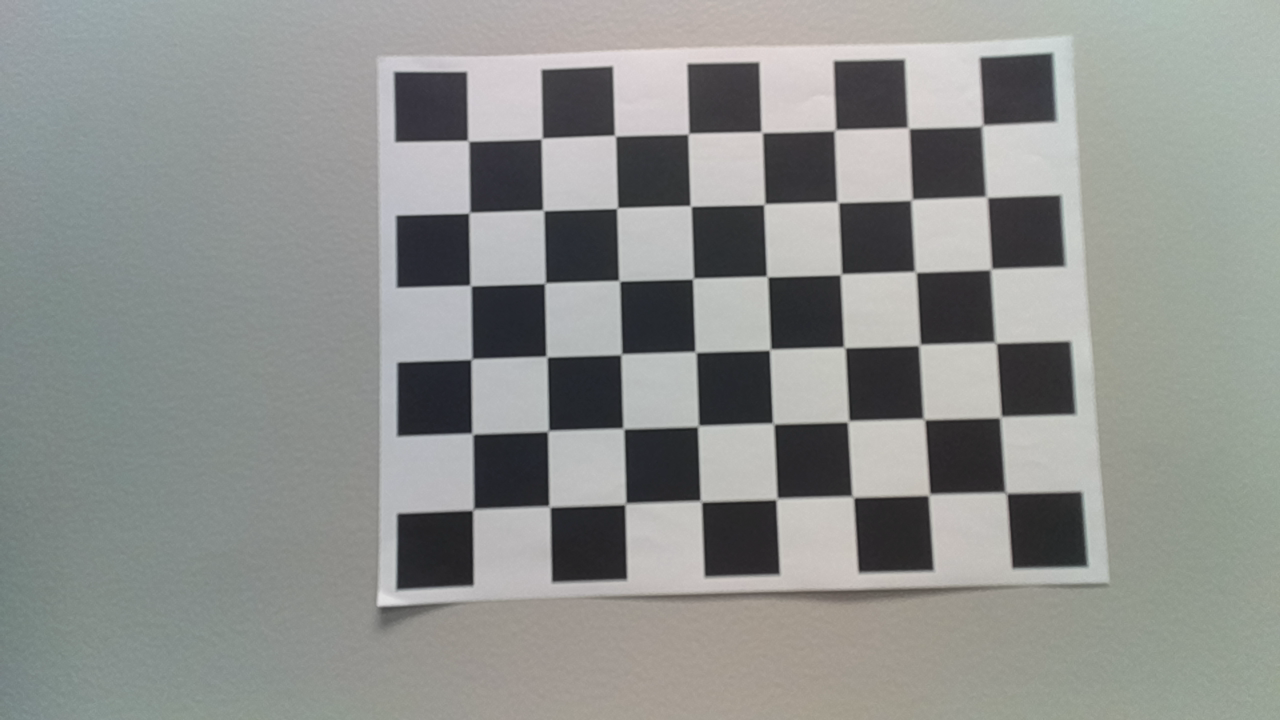
#> input picture images/opencv_frame_0.png, 1280 x 720 px; its folder holds only this picture in this run
$ jupyter execute --allow-errors camera_calibration.ipynb
#> lines starting #> are read from the running program, lines starting #| are printed output that depends on the picture; after the words box and inside, x2 and y2 are one past the last pixel; in counts of white or black regions, pixels touching at a corner belong together; long printed decimals are rounded
[cell 1]
import numpy as np
import cv2 as cv
import cv2
import glob
import depthai  # depthai - access the camera and its data packets
import blobconverter  # blobconverter - compile and download MyriadX neural network blobs
import pickle

#> (a cell that did not finish here is left out)

#> (a cell that did not finish here is left out)

[cell 4]
# termination criteria
criteria = (cv.TERM_CRITERIA_EPS + cv.TERM_CRITERIA_MAX_ITER, 30, 0.001)
# prepare object points, like (0,0,0), (1,0,0), (2,0,0) ....,(6,5,0)
objp = np.zeros((6*8,3), np.float32)
objp[:,:2] = np.mgrid[0:8,0:6].T.reshape(-1,2)
# Arrays to store object points and image points from all the images.
objectpoints = [] # 3d point in real world space
imagepoints = [] # 2d points in image plane.
images = glob.glob('images/*.png')
for fname in images:
    image = cv.imread(fname)
#> image is the input picture: shape (720, 1280, 3); mean B, G, R 141.8, 144.4, 142.1
    gray = cv.cvtColor(image, cv.COLOR_BGR2GRAY)
    # Find the chess board corners
    ret, corners = cv.findChessboardCorners(gray, (8,6), None)
#> ret = True; corners = 48 rows, first 8: [466.7, 139.9], [540.7, 139.4], [615.9, 136.9], [688.6, 133.6], [760.3, 130.9], [836.1, 129], [909.9, 128.9], [982, 125.5]
    # If found, add object points, image points (after refining them)
    if ret == True:
        objectpoints.append(objp)
        corners2 = cv.cornerSubPix(gray,corners, (11,11), (-1,-1), criteria)
#> corners2 = 48 rows, first 8: [468.1, 140.8], [541.6, 138.6], [615, 135.6], [688.3, 133.7], [761.7, 132.2], [834.9, 130.1], [908.4, 128], [982.4, 125.5]
        imagepoints.append(corners2)
        # Draw and display the corners
        cv.drawChessboardCorners(image, (8,6), corners2, ret)
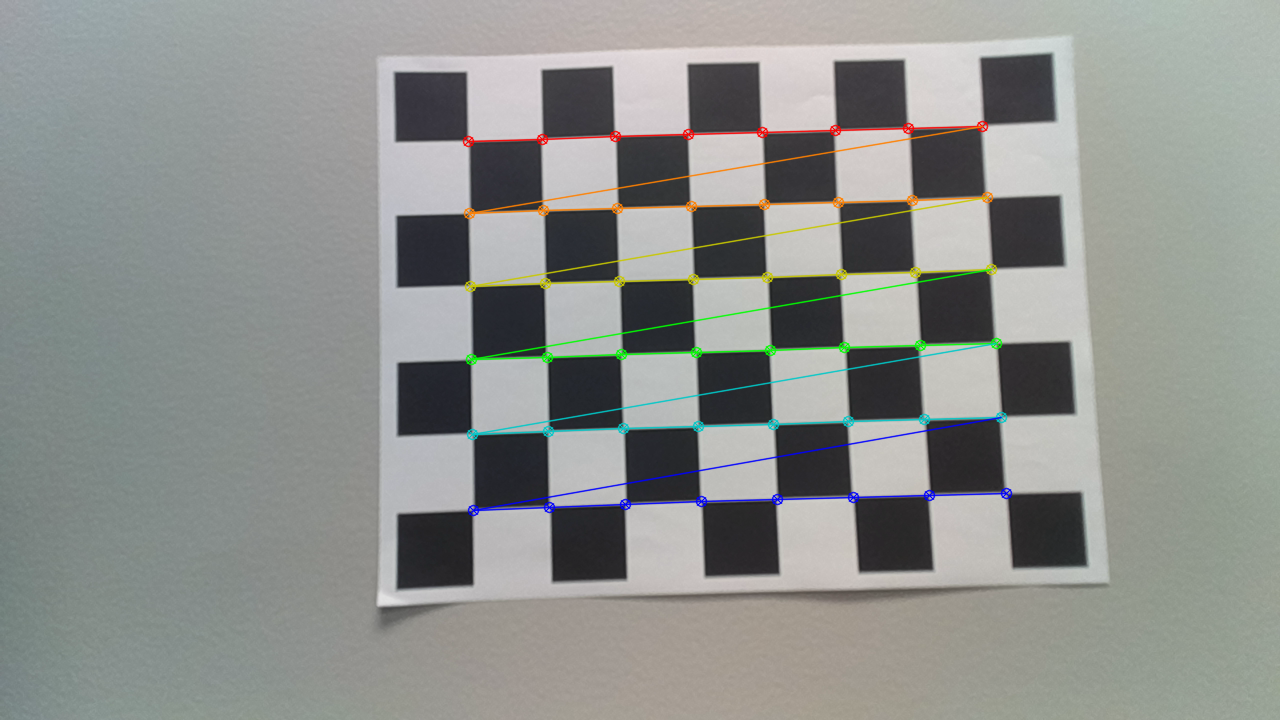
#> image: shape (720, 1280, 3); 2.29% of pixels changed, all inside (x1, y1, x2, y2) = (462, 120, 1013, 517)
        cv.imshow('img', image)
        cv.waitKey(500)
cv.destroyAllWindows()

[cell 5]
ret, intmat,dist,rovecs,trvecs = cv.calibrateCamera(objectpoints, imagepoints, gray.shape[::-1], None, None)
#> ret = 0.3; intmat = [[1688.6, 0, 724.7], [0, 1696.6, 407], [0, 0, 1]]; dist = [[0.447, -3.8, 0.0131, 0.0245, -6.86]]; rovecs = ([-0.148, -0.0577, -0.0354],); trvecs = ([-3.5, -3.61, 22.91],)
print(intmat)
#| [[1.68856529e+03 0.00000000e+00 7.24654634e+02]
#|  [0.00000000e+00 1.69655915e+03 4.07046030e+02]
#|  [0.00000000e+00 0.00000000e+00 1.00000000e+00]]

[cell 6]
calibration = {'ret': ret, 'intmat': intmat, 'dist': dist, 'rovecs': rovecs, 'trvecs': trvecs}
#> calibration = {'ret': 0.3, 'intmat': [[1688.6, 0, 724.7], [0, 1696.6, 407], [0, 0, 1]], 'dist': [[0.447, -3.8, 0.0131, 0.0245, -6.86]], 'rovecs': ([-0.148, -0.0577, -0.0354],), 'trvecs': ([-3.5, -3.61, 22.91],)}

with open('calibration.pkl', 'wb') as f:

    pickle.dump(calibration, f)


$ run again, on images/opencv_frame_12.png
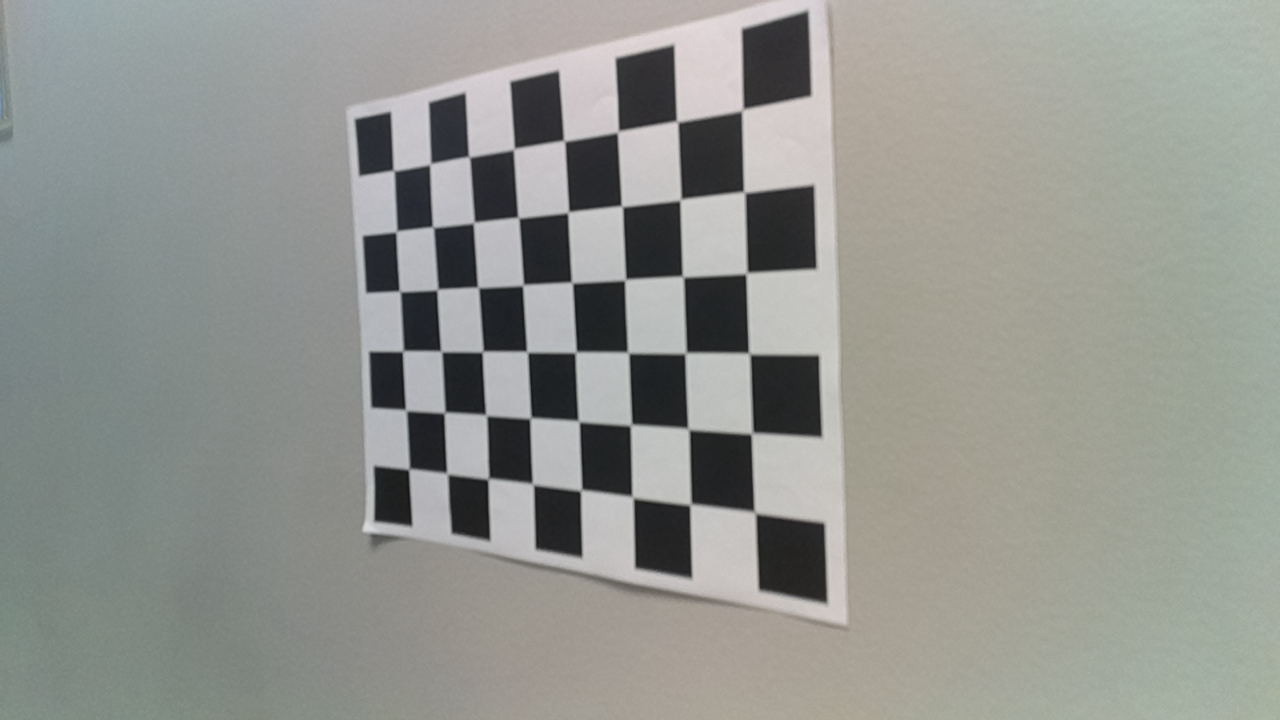
#> input picture images/opencv_frame_12.png, 1280 x 720 px
#> image is the input picture: shape (720, 1280, 3); mean B, G, R 143.5, 148.7, 146.5
#> `ret, corners = cv.findChessboardCorners(gray, (8,6), None)`: ret = True; corners = 48 rows, first 8: [392.6, 169.5], [430.4, 163.9], [469.1, 157], [513.8, 149], [564.2, 140.7], [618.2, 131.5], [677, 121.5], [742.6, 110]
#> corners2 = 48 rows, first 8: [393.5, 170.5], [430.1, 164.1], [469.1, 156.8], [513.7, 149.1], [564.1, 140.7], [617.8, 131.7], [677.2, 121.5], [742.4, 109.9]
#> `cv.drawChessboardCorners(image, (8,6), corners2, ret)`:
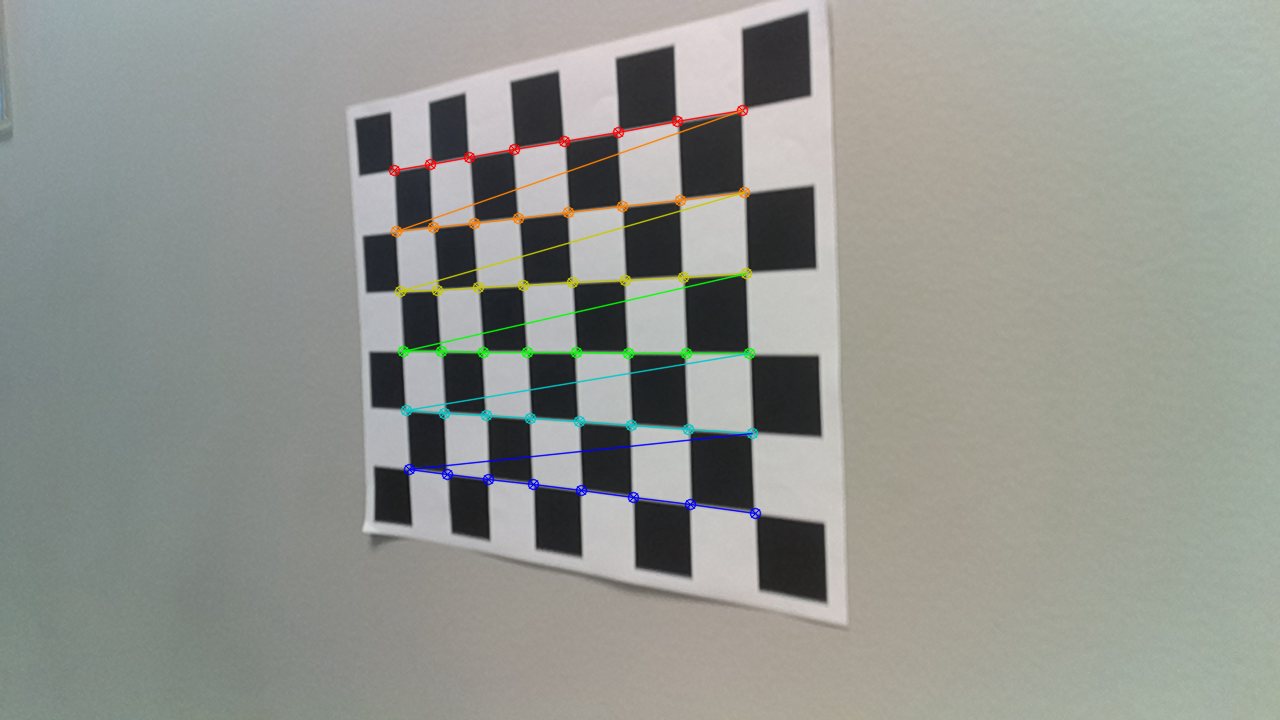
#> image: shape (720, 1280, 3); 1.66% of pixels changed, all inside (x1, y1, x2, y2) = (388, 104, 762, 520)
#> `ret, intmat,dist,rovecs,trvecs = cv.calibrateCamera(objectpoints, imag..`: ret = 0.717; intmat = [[739.5, 0, 740.4], [0, 773.4, 346.7], [0, 0, 1]]; dist = [[0.0238, 0.744, 0.00846, 0.00608, -2.48]]; rovecs = ([0.082, 0.52, -0.0155],); trvecs = ([-6.07, -2.94, 12.9],)
#| [[739.485   0.         740.384]
#|  [  0.         773.407 346.671]
#|  [  0.           0.           1.        ]]
#> calibration = {'ret': 0.717, 'intmat': [[739.5, 0, 740.4], [0, 773.4, 346.7], [0, 0, 1]], 'dist': [[0.0238, 0.744, 0.00846, 0.00608, -2.48]], 'rovecs': ([0.082, 0.52, -0.0155],), 'trvecs': ([-6.07, -2.94, 12.9],)}

$ run again, on images/opencv_frame_13.png
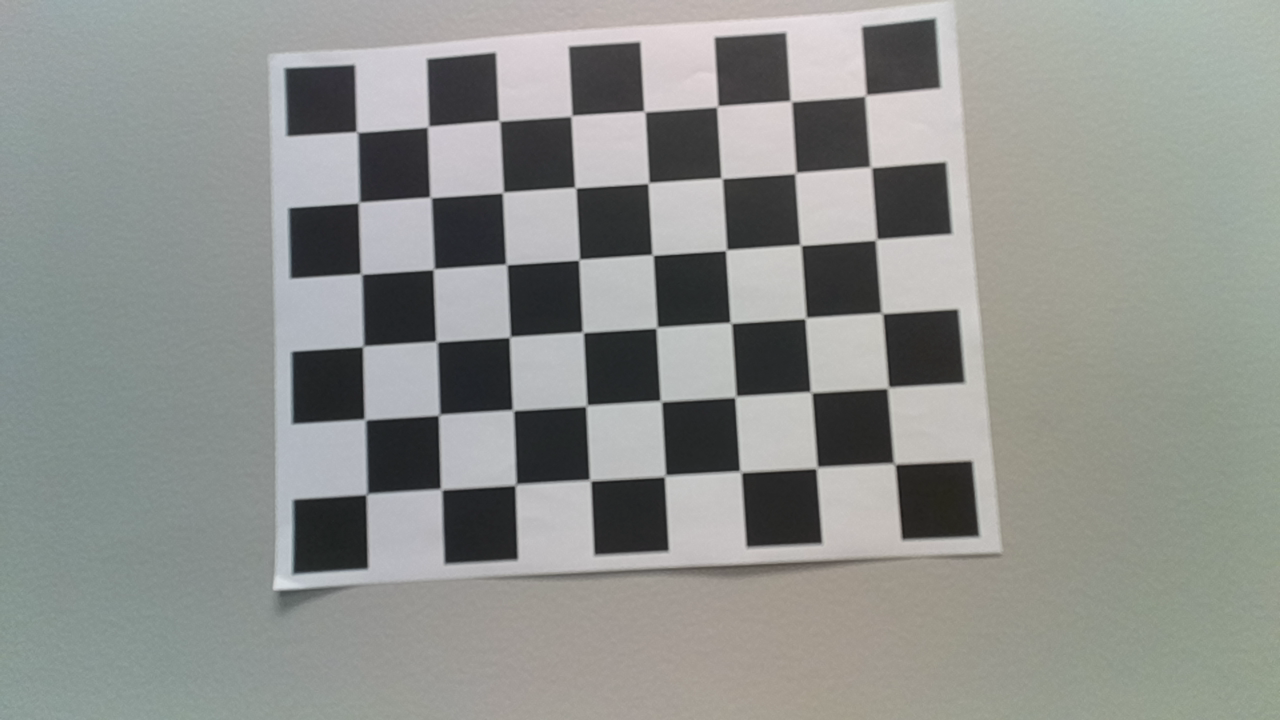
#> input picture images/opencv_frame_13.png, 1280 x 720 px
#> image is the input picture: shape (720, 1280, 3); mean B, G, R 141.6, 145.1, 142.8
#> `ret, corners = cv.findChessboardCorners(gray, (8,6), None)`: ret = True; corners = 48 rows, first 8: [355.7, 130.8], [427.9, 126.5], [499.4, 121], [572.5, 115], [644.4, 111.7], [717.3, 106.4], [789.6, 99.97], [864.3, 96.74]
#> corners2 = 48 rows, first 8: [356.9, 132], [427.9, 126.6], [499.2, 120.7], [571.3, 115.9], [644.4, 111.4], [717.3, 106.4], [791, 101.2], [865.5, 95.42]
#> `cv.drawChessboardCorners(image, (8,6), corners2, ret)`:
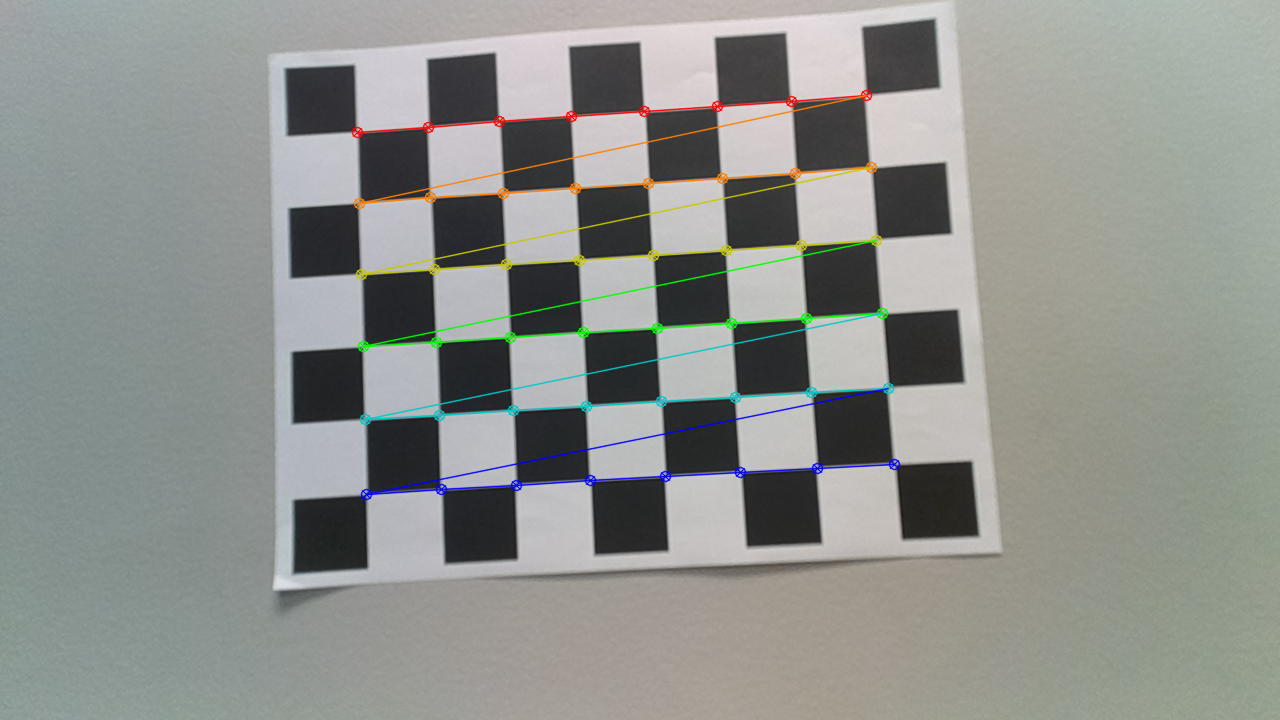
#> image: shape (720, 1280, 3); 2.27% of pixels changed, all inside (x1, y1, x2, y2) = (351, 89, 901, 501)
#> `ret, intmat,dist,rovecs,trvecs = cv.calibrateCamera(objectpoints, imag..`: ret = 0.329; intmat = [[1181.4, 0, 654.3], [0, 1179.8, 372.5], [0, 0, 1]]; dist = [[0.243, -1.02, 0.00553, 0.00893, -3.2]]; rovecs = ([-0.105, 0.034, -0.0593],); trvecs = ([-4.13, -3.34, 16.42],)
#| [[1.18140443e+03 0.00000000e+00 6.54321512e+02]
#|  [0.00000000e+00 1.17983454e+03 3.72523705e+02]
#|  [0.00000000e+00 0.00000000e+00 1.00000000e+00]]
#> calibration = {'ret': 0.329, 'intmat': [[1181.4, 0, 654.3], [0, 1179.8, 372.5], [0, 0, 1]], 'dist': [[0.243, -1.02, 0.00553, 0.00893, -3.2]], 'rovecs': ([-0.105, 0.034, -0.0593],), 'trvecs': ([-4.13, -3.34, 16.42],)}

$ run again, on images/opencv_frame_14.png
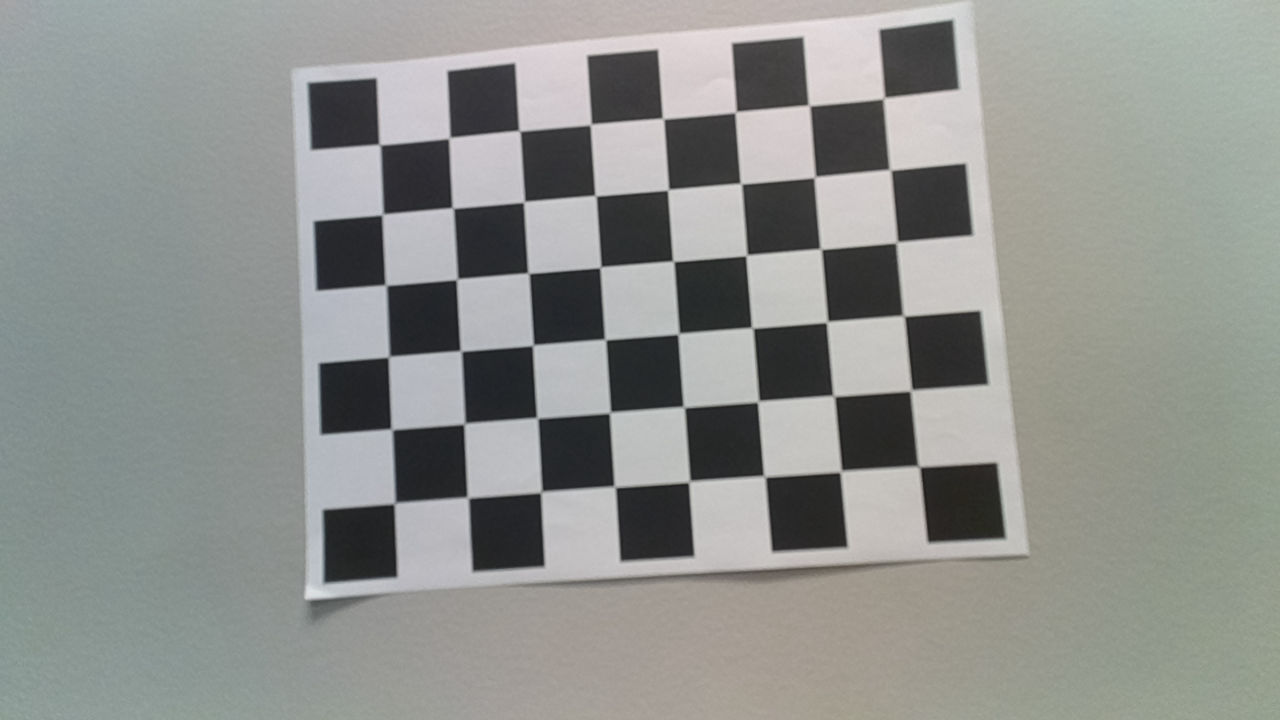
#> input picture images/opencv_frame_14.png, 1280 x 720 px
#> image is the input picture: shape (720, 1280, 3); mean B, G, R 142.1, 145.5, 143.1
#> `ret, corners = cv.findChessboardCorners(gray, (8,6), None)`: ret = True; corners = 48 rows, first 8: [378.2, 143.6], [448, 139.1], [519.4, 131.1], [589.4, 125.5], [661.8, 117.5], [734.5, 113.4], [807.7, 104.2], [885.1, 96.58]
#> corners2 = 48 rows, first 8: [379.6, 144.6], [449.2, 137.9], [519.4, 130.8], [590.6, 124.5], [663.1, 118.5], [735.6, 112.1], [809.1, 105.4], [883.8, 98.12]
#> `cv.drawChessboardCorners(image, (8,6), corners2, ret)`:
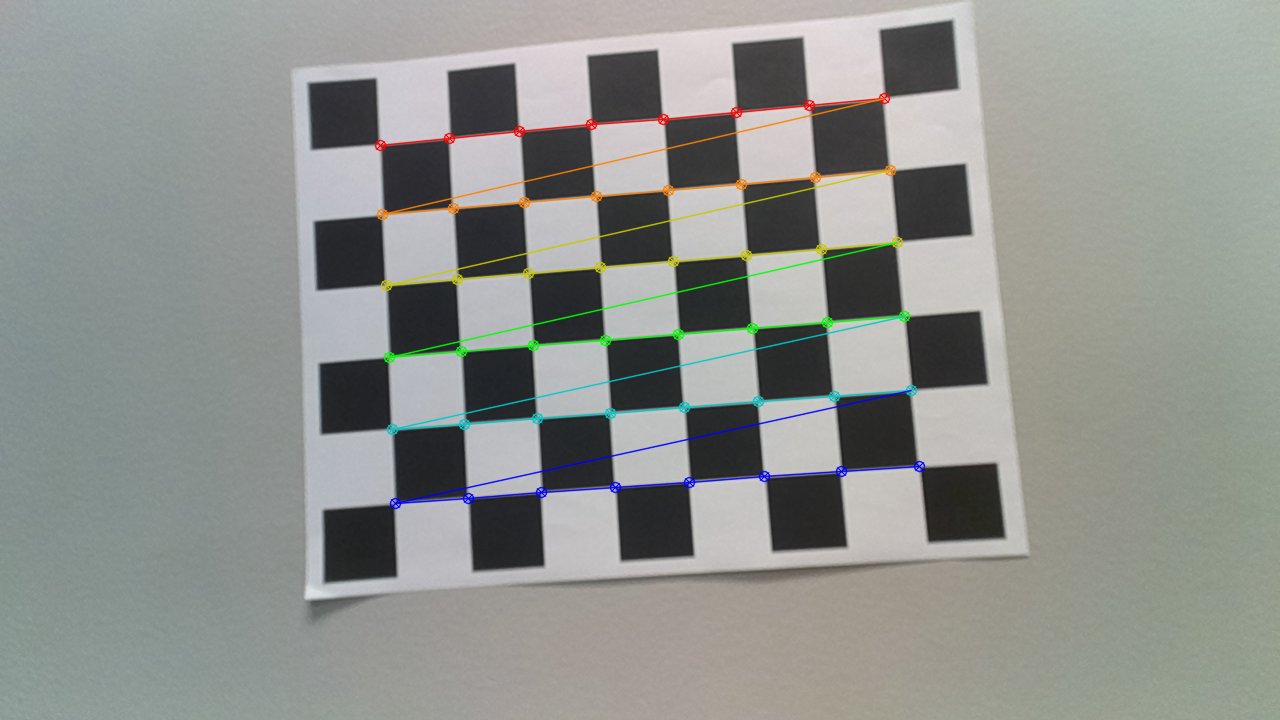
#> image: shape (720, 1280, 3); 2.25% of pixels changed, all inside (x1, y1, x2, y2) = (374, 92, 926, 510)
#> `ret, intmat,dist,rovecs,trvecs = cv.calibrateCamera(objectpoints, imag..`: ret = 0.322; intmat = [[888.5, 0, 673.7], [0, 886.7, 372], [0, 0, 1]]; dist = [[0.121, -0.17, 0.0039, 0.0108, -1.1]]; rovecs = ([-0.0805, 0.0368, -0.0748],); trvecs = ([-4.14, -3.2, 12.46],)
#| [[888.517   0.         673.735]
#|  [  0.         886.735 371.982]
#|  [  0.           0.           1.        ]]
#> calibration = {'ret': 0.322, 'intmat': [[888.5, 0, 673.7], [0, 886.7, 372], [0, 0, 1]], 'dist': [[0.121, -0.17, 0.0039, 0.0108, -1.1]], 'rovecs': ([-0.0805, 0.0368, -0.0748],), 'trvecs': ([-4.14, -3.2, 12.46],)}
